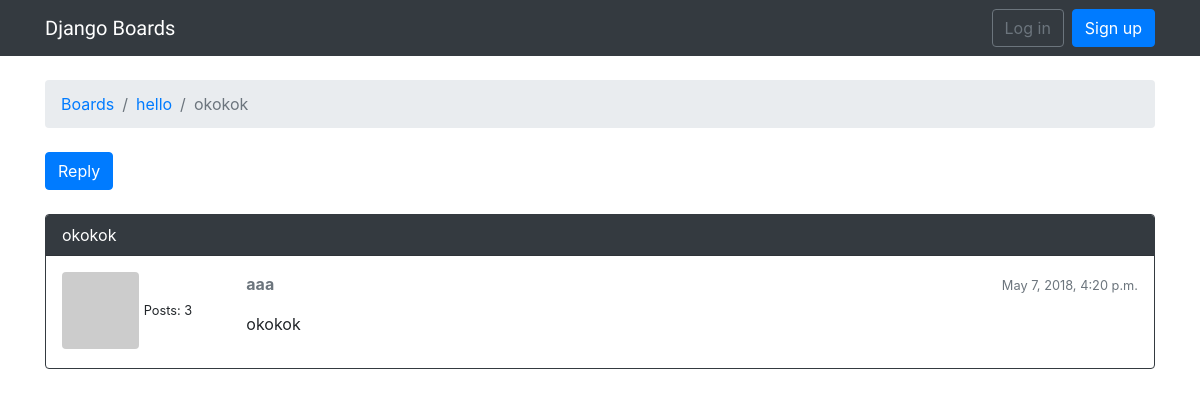
/boards/4/topics/66/, run on an earlier commit of the app's database.
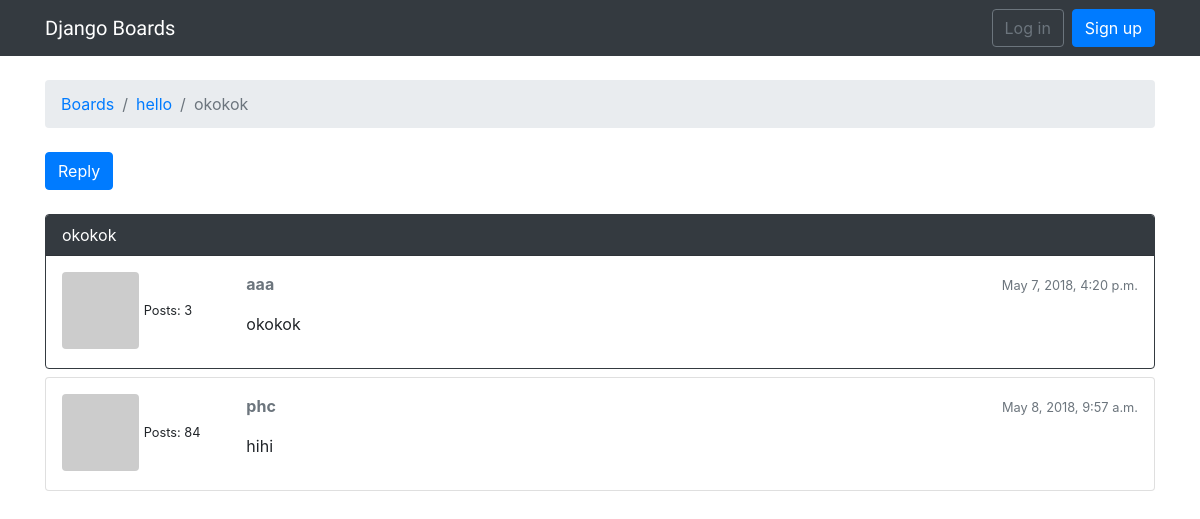
And on a later commit of the database.
### boards/models.py (models this page shows, shortened)
class Topic(models.Model):
    subject = models.CharField(max_length=255)
    last_updated = models.DateTimeField(auto_now_add=True)
    board = models.ForeignKey(Board, related_name='topics')
    starter = models.ForeignKey(User, related_name='topics')
    views = models.PositiveIntegerField(default=0)

class Board(models.Model):
    name = models.CharField(max_length=30, unique=True)
    description = models.CharField(max_length=100)

class Post(models.Model):
    message = models.TextField(max_length=4000)
    topic = models.ForeignKey(Topic, related_name='posts')
    created_at = models.DateTimeField(auto_now_add=True)
    updated_at = models.DateTimeField(null=True)
    created_by = models.ForeignKey(User, related_name='posts')
    updated_by = models.ForeignKey(User, null=True, related_name='+')
    def get_message_as_markdown(self):
        return mark_safe(markdown(self.message, safe_mode='escape'))

### boards/views.py (the view)
# urls.py: url(r'^boards/(?P<pk>\d+)/topics/(?P<topic_pk>\d+)/$', views.PostListView.as_view(), name='topic_posts'),
class PostListView(ListView):
    model = Post
    context_object_name = 'posts'
    template_name = 'topic_posts.html'
    paginate_by = 10
    def get_context_data(self, **kwargs):
        session_key = 'viewed_topic_{}'.format(self.topic.pk)  # <-- here
        if not self.request.session.get(session_key, False):
            self.topic.views += 1
            self.topic.save()
            self.request.session[session_key] = True           # <-- until here
        kwargs['topic'] = self.topic
        return super(PostListView, self).get_context_data(**kwargs)
    def get_queryset(self):
        self.topic = get_object_or_404(Topic, board__pk=self.kwargs.get('pk'), pk=self.kwargs.get('topic_pk'))
        queryset = self.topic.posts.order_by('created_at')
        return queryset

### boards/templatetags/gravatar.py (called while the page is built)
@register.filter
def gravatar(user):
    url=''
    email = user.email.lower().encode('utf-8')
    default = 'mm'
    size = 256
    url = 'https://www.gravatar.com/avatar/{md5}?{params}'.format(
        md5=hashlib.md5(email).hexdigest(),
        params=urlencode({'d': default, 's': str(size)})
    )
    return url

### templates/topic_posts.html (shortened to what this page needs)
{% extends 'base.html' %}
{% load gravatar %}
{% block breadcrumb %}
  <li class="breadcrumb-item"><a href="{% url 'home' %}">Boards</a></li>
  <li class="breadcrumb-item"><a href="{% url 'board_topics' topic.board.pk %}">{{ topic.board.name }}</a></li>
  <li class="breadcrumb-item active">{{ topic.subject }}</li>
{% endblock %}
{% block content %}
  <div class="mb-4">
    <a href="{% url 'reply_topic' topic.board.pk topic.pk %}" class="btn btn-primary" role="button">Reply</a>
  </div>
  {% for post in posts %}
    <div id="{{ post.pk }}" class="card {% if forloop.last %}mb-4{% else %}mb-2{% endif %} {% if forloop.first %}border-dark{% endif %}">
      {% if forloop.first %}
        <div class="card-header text-white bg-dark py-2 px-3">{{ topic.subject }}</div>
      {% endif %}
      <div class="card-body p-3">
        <div class="row">
          <div class="col-2">
            <img src="{{ post.created_by|gravatar }}" alt="{{ post.created_by.username }}" class="w-50 rounded">
            <small>Posts: {{ post.created_by.posts.count }}</small>
          </div>
          <div class="col-10">
            <div class="row mb-3">
              <div class="col-6">
                <strong class="text-muted">{{ post.created_by.username }}</strong>
              </div>
              <div class="col-6 text-right">
                <small class="text-muted">{{ post.created_at }}</small>
              </div>
            </div>
            {{ post.get_message_as_markdown }}
          </div>
        </div>
      </div>
    </div>
  {% endfor %}
{% endblock %}

### templates/base.html (shortened to what this page needs)
{% load static %}<!DOCTYPE html>
<html>
  <head>
    <link rel="stylesheet" href="{% static 'css/bootstrap.min.css' %}">
    <link rel="stylesheet" href="{% static 'css/app.css' %}">
  </head>
  <body>
    {% block body %}
    <nav class="navbar navbar-expand-sm navbar-dark bg-dark">
      <div class="container">
        <a class="navbar-brand" href="{% url 'home' %}">Django Boards</a>
        <div class="collapse navbar-collapse" id="mainMenu">
          {% if user.is_authenticated %}
            <ul class="navbar-nav ml-auto">
              <li class="nav-item dropdown">
                <a class="nav-link dropdown-toggle" href="#" id="userMenu" data-toggle="dropdown" aria-haspopup="true" aria-expanded="false">
                  {{ user.username }}
                </a>
                <div class="dropdown-menu dropdown-menu-right" aria-labelledby="userMenu">
                  <a class="dropdown-item" href="{% url 'my_account' %}">My account</a>
                  <a class="dropdown-item" href="{% url 'password_change' %}">Change password</a>
                  <div class="dropdown-divider"></div>
                  <a class="dropdown-item" href="{% url 'logout' %}">Log out</a>
                </div>
              </li>
            </ul>
          {% else %}
            <form class="form-inline ml-auto">
              <a href="{% url 'login' %}" class="btn btn-outline-secondary">Log in</a>
              <a href="{% url 'signup' %}" class="btn btn-primary ml-2">Sign up</a>
            </form>
          {% endif %}
        </div>
      </div>
    </nav>
    <div class="container">
      <ol class="breadcrumb my-4">
        {% block breadcrumb %}
        {% endblock %}
      </ol>
      {% block content %}
      {% endblock %}
    </div>
    {% endblock body %}
  </body>
</html>

### static/css/app.css (style rules this page uses)
.navbar-brand { font-family: 'Lobster', cursive; }

What changed in the data, as far as the page shows it:
added Post: created_by.posts.count "84", created_by.username "phc", created_at "May 8, 2018, 9:57 a.m.", get_message_as_markdown "hihi"
